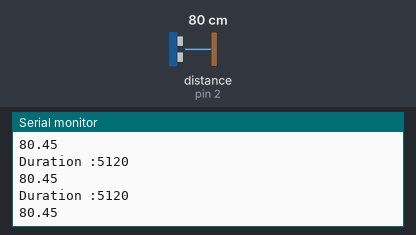
Bench run of a sketch on a simulated Arduino Uno, built with avr-gcc and run on an emulated ATmega328P. Shown: the last lines printed to the serial monitor. Wiring (inferred from the names in the program): ultrasonic range finder: trigger pin 12; echo pin 2. The test bench sets the inputs (shaded band); at power-on: distance to the obstacle (sensor on pin 2) 80 cm. The echo pulse lasts 58.3 µs per cm.

Above: at 1.2 s.
1.3 s: distance to the obstacle (sensor on pin 2) set to 2 cm
At 1.39 s:
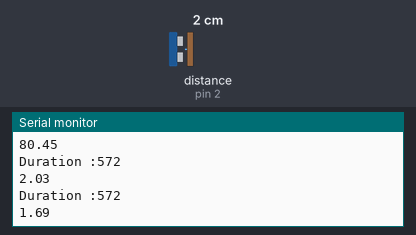
2.8 s: distance to the obstacle (sensor on pin 2) set to 4 cm
At 2.83 s:
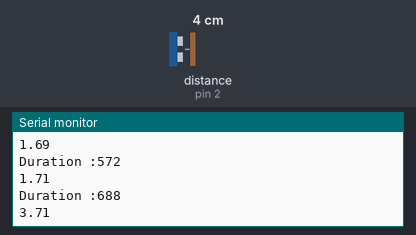
Timing chart, 0 to 5.8 s (numbered marks = the images above; inputs shaded):
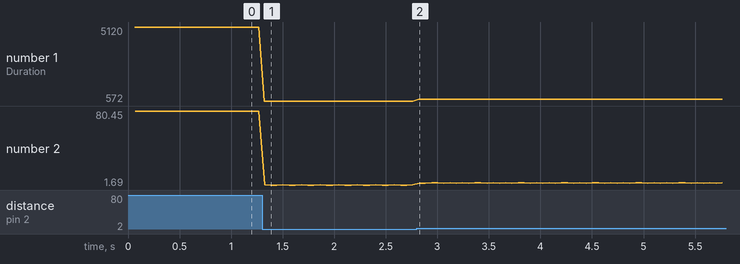

The sketch:

Activity14.ino
```cpp
/*
Use an ultrasonic sensor to measure distance to an object
*/

#define ECHO_PIN 2
#define TRIGGER_PIN 12

unsigned long lastTimeUltrasonicTrigger = millis();
unsigned long ultrasonicTriggerDelay = 60;

void triggerUltrasonicSensor()
{
  digitalWrite(TRIGGER_PIN, LOW);
  delayMicroseconds(2);
  digitalWrite(TRIGGER_PIN, HIGH);
  delayMicroseconds(20);
  digitalWrite(TRIGGER_PIN, LOW);
}

double getUltrasonicDistance()
{
  unsigned long timeBegin = micros();
  double durationMicros = pulseIn(ECHO_PIN, HIGH, 2500000);
  unsigned long timeEnd = micros();
  unsigned long codeDuration = timeEnd - timeBegin;
  Serial.print("Duration :");
  Serial.println(codeDuration);
  double distance = durationMicros / 58.0; // cm (148.0: inches)
  return distance;
}

void setup() {
  Serial.begin(115200);
  pinMode(ECHO_PIN, INPUT);
  pinMode(TRIGGER_PIN, OUTPUT);

  Serial.println("NEW ATTEMPT");
}

void loop() {
  unsigned long timeNow = millis();

  if (timeNow - lastTimeUltrasonicTrigger > ultrasonicTriggerDelay) {
    lastTimeUltrasonicTrigger += ultrasonicTriggerDelay;
    triggerUltrasonicSensor();
    Serial.println(getUltrasonicDistance());
  }
}
```

Measured:
- after the input at 1.3 s, the serial monitor: prints a new line at once (image 1)
- after the input at 2.8 s, the serial monitor: prints a new line at once (image 2)
- plotted number 1: 5120 → 572 after the input at 1.3 s, 572 → 688 after the input at 2.8 s
- plotted number 2: 80.45 → 1.71 after the input at 1.3 s, 1.71 → 4.05 after the input at 2.8 s
